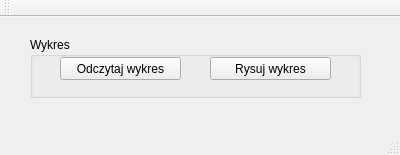
<?xml version="1.0" encoding="UTF-8"?>
<ui version="4.0">
 <class>MainWindow</class>
 <widget class="QMainWindow" name="MainWindow">
  <property name="geometry">
   <rect>
    <x>0</x>
    <y>0</y>
    <width>400</width>
    <height>155</height>
   </rect>
  </property>
  <property name="windowTitle">
   <string>MainWindow</string>
  </property>
  <widget class="QWidget" name="centralWidget">
   <widget class="QGroupBox" name="gbWykres">
    <property name="geometry">
     <rect>
      <x>30</x>
      <y>20</y>
      <width>331</width>
      <height>61</height>
     </rect>
    </property>
    <property name="title">
     <string>Wykres</string>
    </property>
    <widget class="QPushButton" name="btnReadDataChart">
     <property name="geometry">
      <rect>
       <x>30</x>
       <y>20</y>
       <width>121</width>
       <height>23</height>
      </rect>
     </property>
     <property name="text">
      <string>Odczytaj wykres</string>
     </property>
    </widget>
    <widget class="QPushButton" name="btnDrawChart">
     <property name="geometry">
      <rect>
       <x>180</x>
       <y>20</y>
       <width>121</width>
       <height>23</height>
      </rect>
     </property>
     <property name="text">
      <string>Rysuj wykres</string>
     </property>
    </widget>
   </widget>
  </widget>
  <widget class="QMenuBar" name="menuBar">
   <property name="geometry">
    <rect>
     <x>0</x>
     <y>0</y>
     <width>400</width>
     <height>21</height>
    </rect>
   </property>
  </widget>
  <widget class="QToolBar" name="mainToolBar">
   <attribute name="toolBarArea">
    <enum>TopToolBarArea</enum>
   </attribute>
   <attribute name="toolBarBreak">
    <bool>false</bool>
   </attribute>
  </widget>
  <widget class="QStatusBar" name="statusBar"/>
 </widget>
 <layoutdefault spacing="6" margin="11"/>
 <resources/>
 <connections/>
</ui>
